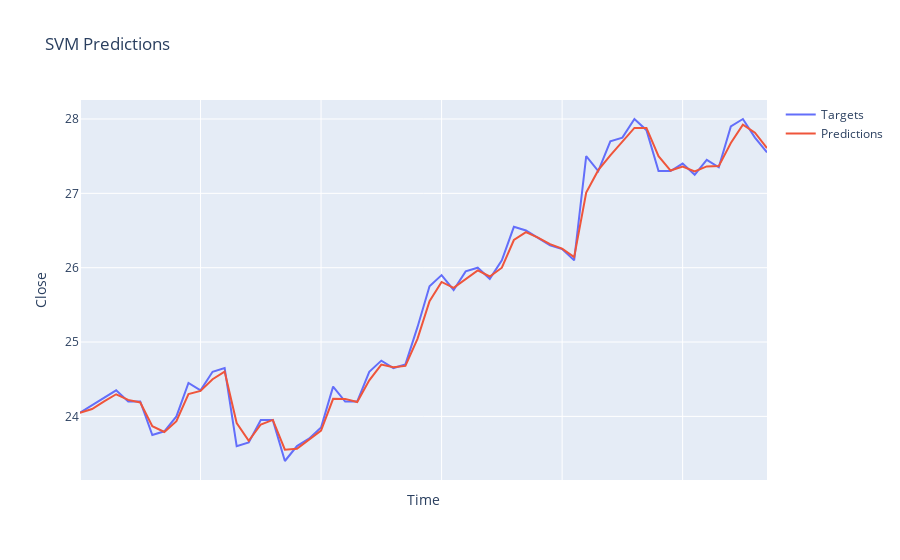

Notebook code cell kept with this figure:
### Code cell
visualize_results(tcb_svm_one_step, "SVM")
